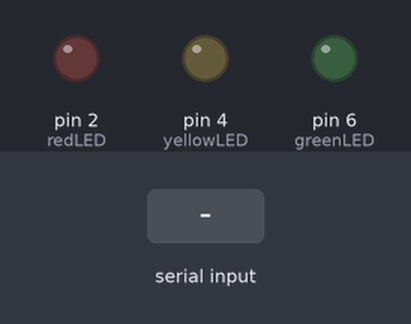
Bench run of a sketch on a simulated Arduino Uno, built with avr-gcc and run on an emulated ATmega328P. Parts: output pins drawn as LEDs (lit = HIGH). The test bench sets the inputs (shaded band). What the sketch prints to the serial monitor is not drawn.

Above: at 1.2 s.
1.3 s: "1\n" received over Serial
At 1.8 s:
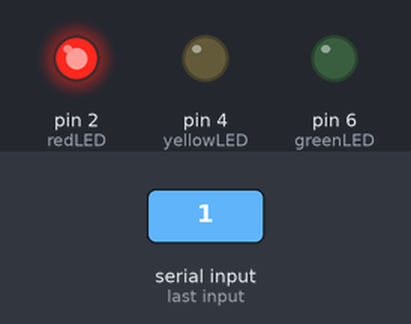
2.8 s: "2\n" received over Serial
At 4.0 s:
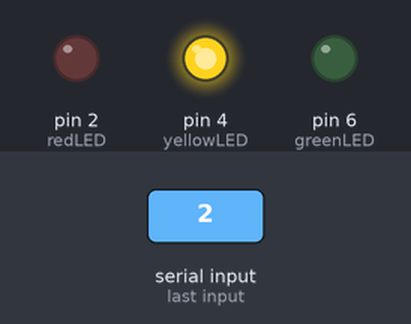
4.3 s: "3\n" received over Serial
At 5.3 s:
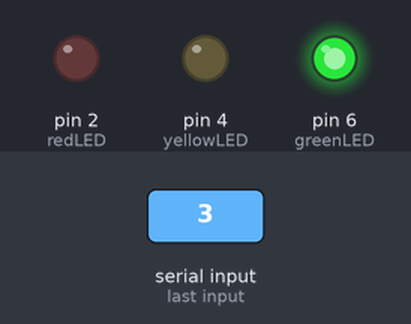
Timing chart, 0 to 7.3 s (numbered marks = the images above; inputs shaded):
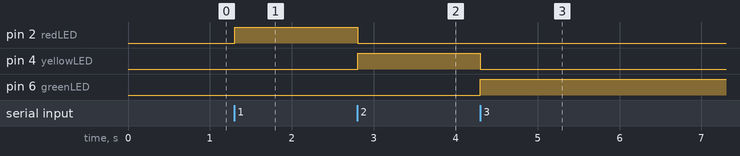

The sketch:

Traffic_Light.ino
```cpp
int redLED = 2;
int yellowLED = 4;
int greenLED = 6;

void setup()
{
  Serial.begin(9600);
  pinMode(2, OUTPUT);
  pinMode(4, OUTPUT);
  pinMode(6, OUTPUT);
}

void loop()
{
  Serial.println("What light should be on?");
  Serial.println("1. Red Light");
  Serial.println("2. Yellow Light");
  Serial.println("3. Green Light");
  Serial.print("Your choice: ");
  while(!Serial.available()){}
  int light = Serial.parseInt();
  Serial.println(light);
  Serial.read();

  if(light == 1)
  {
    digitalWrite(redLED, HIGH);
    digitalWrite(yellowLED, LOW);
    digitalWrite(greenLED, LOW);
  }
  else if(light == 2)
  {
    digitalWrite(redLED, LOW);
    digitalWrite(yellowLED, HIGH);
    digitalWrite(greenLED, LOW);
  }
  else if(light == 3)
  {
    digitalWrite(redLED, LOW);
    digitalWrite(yellowLED, LOW);
    digitalWrite(greenLED, HIGH);
  }

}
```

Measured:
- after the input at 1.3 s, pin 2 (redLED): LOW → HIGH at once
- after the input at 2.8 s, pin 2 (redLED): HIGH → LOW at once; pin 4 (yellowLED): LOW → HIGH at once
- after the input at 4.3 s, pin 4 (yellowLED): HIGH → LOW at once; pin 6 (greenLED): LOW → HIGH at once
